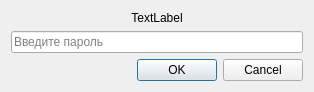
<?xml version="1.0" encoding="UTF-8"?>
<ui version="4.0">
 <class>PasswordDialog</class>
 <widget class="QDialog" name="PasswordDialog">
  <property name="geometry">
   <rect>
    <x>0</x>
    <y>0</y>
    <width>314</width>
    <height>86</height>
   </rect>
  </property>
  <property name="windowTitle">
   <string>Dialog</string>
  </property>
  <layout class="QVBoxLayout" name="verticalLayout">
   <item>
    <widget class="QLabel" name="label">
     <property name="text">
      <string>TextLabel</string>
     </property>
     <property name="alignment">
      <set>Qt::AlignCenter</set>
     </property>
    </widget>
   </item>
   <item>
    <widget class="QLineEdit" name="lineEdit">
     <property name="echoMode">
      <enum>QLineEdit::Password</enum>
     </property>
     <property name="cursorPosition">
      <number>0</number>
     </property>
     <property name="placeholderText">
      <string>Введите пароль</string>
     </property>
    </widget>
   </item>
   <item>
    <widget class="QDialogButtonBox" name="buttonBox">
     <property name="orientation">
      <enum>Qt::Horizontal</enum>
     </property>
     <property name="standardButtons">
      <set>QDialogButtonBox::Cancel|QDialogButtonBox::Ok</set>
     </property>
    </widget>
   </item>
  </layout>
 </widget>
 <resources/>
 <connections>
  <connection>
   <sender>buttonBox</sender>
   <signal>accepted()</signal>
   <receiver>PasswordDialog</receiver>
   <slot>accept()</slot>
   <hints>
    <hint type="sourcelabel">
     <x>248</x>
     <y>254</y>
    </hint>
    <hint type="destinationlabel">
     <x>157</x>
     <y>274</y>
    </hint>
   </hints>
  </connection>
  <connection>
   <sender>buttonBox</sender>
   <signal>rejected()</signal>
   <receiver>PasswordDialog</receiver>
   <slot>reject()</slot>
   <hints>
    <hint type="sourcelabel">
     <x>316</x>
     <y>260</y>
    </hint>
    <hint type="destinationlabel">
     <x>286</x>
     <y>274</y>
    </hint>
   </hints>
  </connection>
 </connections>
</ui>
